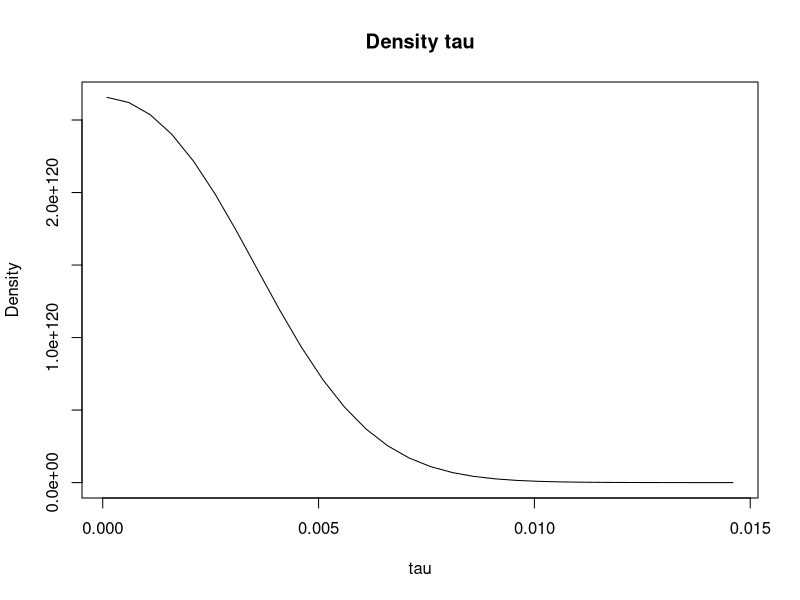
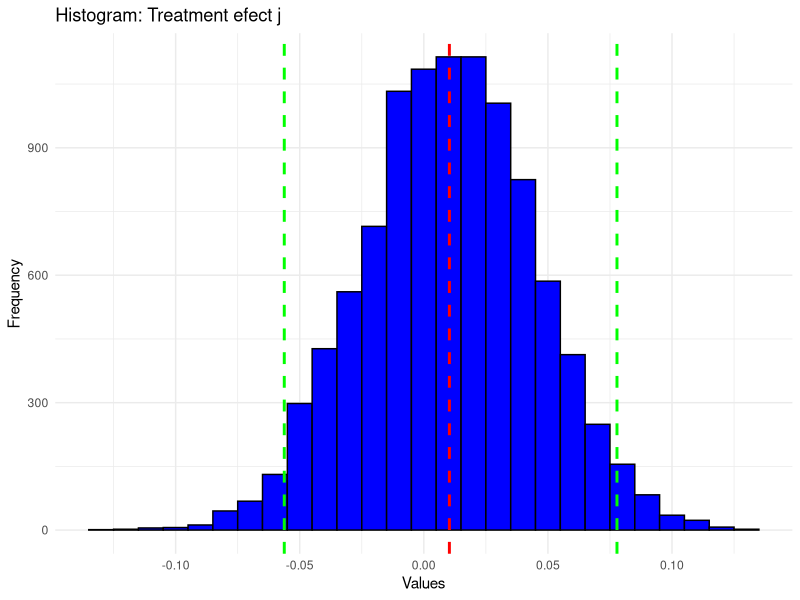

R code for these plots, in order:
## ---- chunk 1
# Bayesian hierarchical models for treatment effects
data <- read.csv("byCountry_testscores.csv", header = TRUE)
attach(data)
TE <- X_beta # c(28, 8, -3, 7, -1, 1, 18, 12)
summary(TE)
StEr <- X_stderr # c(15, 10, 16, 11, 9, 11, 10, 18)
summary(StEr)
J <-length(TE)

# Posterior tau
PostTau <- function(tau){
  Vmui <- sum((StEr^2+tau^2)^-1)
  muhat <- sum((1/(StEr^2+tau^2))*TE)/sum((1/(StEr^2+tau^2)))
  term <- NULL
  for(j in 1:J){
    termj <- (StEr[j]^2+tau^2)^(-1/2)*exp(-(TE[j]-muhat)^2/(2*(StEr[j]^2+tau^2)))
    term <- c(term, termj)
  }
  denstau <- Vmui^(-0.5)*prod(term)
  return(denstau)
}
tau0 <- seq(0.0001,0.015,0.0005)
ProbTau <- sapply(tau0, PostTau)
plot(tau0, ProbTau, type = "l", main = "Density tau", ylab = "Density", xlab = "tau")


PostMu <- function(tau){
  Vmui <- sum((StEr^2+tau^2)^-1)
  muhat <- sum((1/(StEr^2+tau^2))*TE)/sum((1/(StEr^2+tau^2)))
  mu <- rnorm(1, muhat, (1/Vmui)^0.5)
  return(mu)
}
tau <- 0.005
mu <- PostMu(tau)

PostThetaj <- function(mu, tau, j){
  thetahatj <- (TE[j]/StEr[j]^2+mu/tau^2)/(1/StEr[j]^2+1/tau^2)
  Vj <- 1/(1/StEr[j]^2+1/tau^2)
  thetaj <- rnorm(1, thetahatj, Vj^0.5)
  return(thetaj)
}
PostThetaj(mu, tau, 7)

# Gibbs sampler
S <- 10000
THETA <- matrix(NA, S, J)
ProbTau <- sapply(tau0, PostTau)
tau <- sample(tau0, S, prob = ProbTau, replace = TRUE)
mu <- sapply(tau, PostMu)
for(j in 1:J){
  thetaj <- sapply(1:S, function(s){PostThetaj(mu = mu[s], tau = tau[s], j = j)})
  THETA[,j] <- thetaj
}

summary(coda::mcmc(tau))
summary(coda::mcmc(mu))
summary(coda::mcmc(THETA))

# # Posterior distribution of thetaj given tau, and averaging over mu
# THETAtau <- matrix(NA, length(tau0), J)
# for (s in 1:length(tau0)){
#   mus <- replicate(20000, PostMu(tau0[s]))
#   for(j in 1:J){
#     thetajtau <- mean(sapply(1:S, function(l){PostThetaj(mu = mus[l], tau = tau0[s], j = j)}), na.rm = TRUE)
#     THETAtau[s,j] <- thetajtau
#   }
# }
# 
# plot(tau0, THETAtau[,1], type = "l")

# Predictive distribution
j <- 3
TEj <- c(sapply(1:S, function(s) {rnorm(1, mean = THETA[s,j], sd = StEr[j])}))
require(ggplot2)
dfj <- data.frame(TEj = TEj)
ggplot(dfj, aes(x = TEj)) +
  geom_histogram(binwidth = 0.01, fill = "blue", color = "black", ) +
  labs(title = "Histogram: Treatment efect j", x = "Values", y = "Frequency") +
  geom_vline(aes(xintercept = mean(TEj)), color = "red", linetype = "dashed", linewidth = 1) +
  geom_vline(aes(xintercept = quantile(TEj, 0.025)), color = "green", linetype = "dashed", linewidth = 1) +
  geom_vline(aes(xintercept = quantile(TEj, 0.975)), color = "green", linetype = "dashed", linewidth = 1) +
  theme_minimal()
summary(coda::mcmc(TEj))

